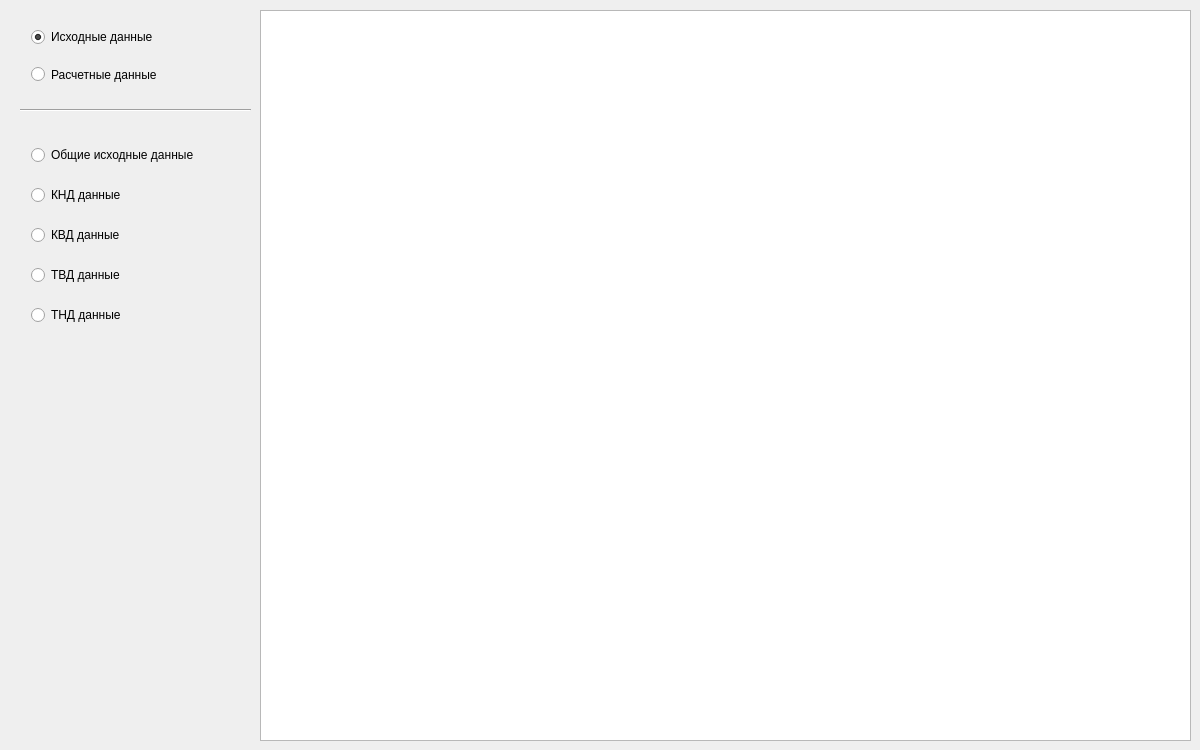
<?xml version="1.0" encoding="UTF-8"?>
<ui version="4.0">
 <class>MainWindow</class>
 <widget class="QMainWindow" name="MainWindow">
  <property name="enabled">
   <bool>true</bool>
  </property>
  <property name="geometry">
   <rect>
    <x>0</x>
    <y>0</y>
    <width>1200</width>
    <height>750</height>
   </rect>
  </property>
  <property name="sizePolicy">
   <sizepolicy hsizetype="Fixed" vsizetype="Fixed">
    <horstretch>0</horstretch>
    <verstretch>0</verstretch>
   </sizepolicy>
  </property>
  <property name="minimumSize">
   <size>
    <width>1200</width>
    <height>750</height>
   </size>
  </property>
  <property name="maximumSize">
   <size>
    <width>1200</width>
    <height>750</height>
   </size>
  </property>
  <property name="windowTitle">
   <string>MainWindow</string>
  </property>
  <widget class="QWidget" name="centralWidget">
   <widget class="QTableView" name="tableView">
    <property name="geometry">
     <rect>
      <x>260</x>
      <y>10</y>
      <width>931</width>
      <height>731</height>
     </rect>
    </property>
    <property name="sizePolicy">
     <sizepolicy hsizetype="Ignored" vsizetype="Ignored">
      <horstretch>0</horstretch>
      <verstretch>0</verstretch>
     </sizepolicy>
    </property>
    <property name="tabletTracking">
     <bool>true</bool>
    </property>
    <property name="focusPolicy">
     <enum>Qt::StrongFocus</enum>
    </property>
    <property name="autoFillBackground">
     <bool>false</bool>
    </property>
   </widget>
   <widget class="QWidget" name="verticalLayoutWidget">
    <property name="geometry">
     <rect>
      <x>20</x>
      <y>10</y>
      <width>231</width>
      <height>91</height>
     </rect>
    </property>
    <layout class="QVBoxLayout" name="verticalLayout">
     <item>
      <widget class="QRadioButton" name="Ishodnie">
       <property name="sizePolicy">
        <sizepolicy hsizetype="Preferred" vsizetype="Preferred">
         <horstretch>0</horstretch>
         <verstretch>0</verstretch>
        </sizepolicy>
       </property>
       <property name="autoFillBackground">
        <bool>false</bool>
       </property>
       <property name="text">
        <string>Исходные данные</string>
       </property>
       <property name="checked">
        <bool>true</bool>
       </property>
      </widget>
     </item>
     <item>
      <widget class="QRadioButton" name="Rasschetnie">
       <property name="sizePolicy">
        <sizepolicy hsizetype="Preferred" vsizetype="Preferred">
         <horstretch>0</horstretch>
         <verstretch>0</verstretch>
        </sizepolicy>
       </property>
       <property name="text">
        <string>Расчетные данные</string>
       </property>
      </widget>
     </item>
    </layout>
   </widget>
   <widget class="Line" name="line">
    <property name="geometry">
     <rect>
      <x>20</x>
      <y>100</y>
      <width>231</width>
      <height>21</height>
     </rect>
    </property>
    <property name="orientation">
     <enum>Qt::Horizontal</enum>
    </property>
   </widget>
   <widget class="QWidget" name="verticalLayoutWidget_2">
    <property name="geometry">
     <rect>
      <x>20</x>
      <y>120</y>
      <width>231</width>
      <height>231</height>
     </rect>
    </property>
    <layout class="QVBoxLayout" name="verticalLayout_2">
     <item>
      <widget class="QRadioButton" name="ObshieIshodnie">
       <property name="text">
        <string>Общие исходные данные</string>
       </property>
       <property name="checkable">
        <bool>true</bool>
       </property>
       <property name="checked">
        <bool>false</bool>
       </property>
      </widget>
     </item>
     <item>
      <widget class="QRadioButton" name="KND">
       <property name="text">
        <string>КНД данные</string>
       </property>
      </widget>
     </item>
     <item>
      <widget class="QRadioButton" name="KVD">
       <property name="text">
        <string>КВД данные</string>
       </property>
      </widget>
     </item>
     <item>
      <widget class="QRadioButton" name="TVD">
       <property name="text">
        <string>ТВД данные</string>
       </property>
      </widget>
     </item>
     <item>
      <widget class="QRadioButton" name="TND">
       <property name="text">
        <string>ТНД данные</string>
       </property>
      </widget>
     </item>
    </layout>
   </widget>
  </widget>
 </widget>
 <layoutdefault spacing="6" margin="11"/>
 <resources/>
 <connections/>
</ui>
